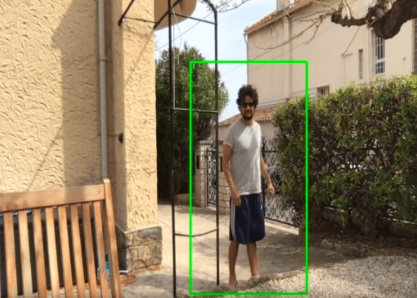
#> input picture Obsolete/ScreenCaptureToGrayScale (OBSOLETE)/GrayscaleConversion/window_capture.png, 417 x 298 px, found by its file name
$ python GrayscaleConversion.py
#> lines starting #> are read from the running program, lines starting #| are printed output that depends on the picture
from PIL import Image

# Path to the original screenshot
original_image_path = r"C:\Users\vguo9\OneDrive\Desktop\Year 4 and F25\Y4S2\ESET419-932\Software\Samples\window_capture.png" # REPLACE PATH

# Open the original image
original_image = Image.open(original_image_path)
#> original_image is the input picture: PIL image 417x298 RGBA; mean R, G, B, A 146.5, 131.2, 102.3, 255

# Convert the image to grayscale
grayscale_image = original_image.convert("L")
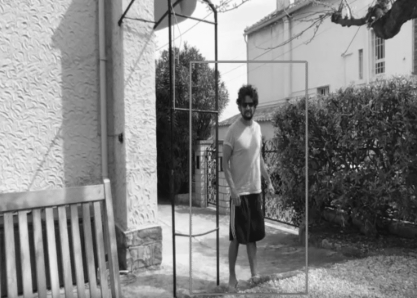
#> grayscale_image: PIL image 417x298 L; min 17, max 250, mean 132.5

# Save the grayscale image (you can choose a new file name if you want)
grayscale_image_path = r"C:\Users\vguo9\OneDrive\Desktop\Year 4 and F25\Y4S2\ESET419-932\Software\Samples\grayscale_window_capture.png" # REPLACE PATH
grayscale_image.save(grayscale_image_path)

# Display the grayscale image (optional)
grayscale_image.show()

print("Grayscale image saved as 'grayscale_window_capture.png'")
